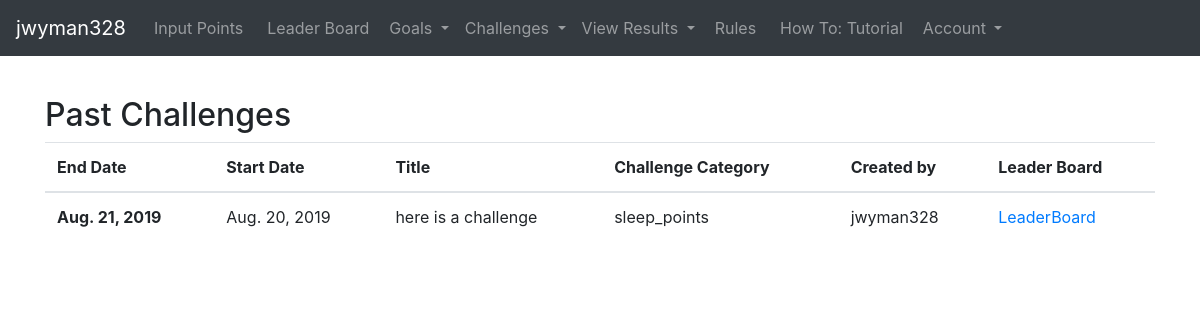
The app's page /challenges/past_accepted_challenges (signed in) with its own data.
### users/models.py (models this page shows, shortened)
class My_custom_user(AbstractUser):
    email = models.EmailField()
    total_points = models.PositiveIntegerField(default=0, null=True, blank=True)

### challenges/models.py (models this page shows, shortened)
class Invitation_status(models.Model):
    idle = 'idle'
    accepted = 'accepted'
    rejected = 'rejected'
    status_options = [(idle, 'idle'), (accepted, 'accepted'), (rejected, 'rejected')]
    invitation = models.ForeignKey(
        'Invitation_to_challenge', on_delete=models.SET_NULL,
        null=True, blank=True)
    invitee = models.ForeignKey(
        'users.My_custom_user', on_delete=models.SET_NULL,
        null=True, blank=True)
    status = models.CharField(
        max_length=100, choices=status_options, default=idle  )

class Invitation_to_challenge(models.Model):
    challenge_health_field_choices = [
        ('sleep_points', 'Sleep'), ('water_points', 'Water'),
        ('clean_eating_points' ,'Clean Eating'), ('step_points', 'Steps'),
        ('total_points', 'Total Points'),('workout_points', 'Workout')]
    start_date = models.DateField(
        default=now, editable=True, help_text='year-month-day')
    end_date = models.DateField(
        default=now, editable=True, help_text='year-month-day')
    challenge_health_field = models.CharField(
        max_length=10000, choices=challenge_health_field_choices,
        default='total_points')
    invitees = models.ManyToManyField(
        'users.My_custom_user', through='Invitation_status',
        related_name='Invitation',
        help_text='invite as many people to the challenge!')
    invitor_user_model = models.ForeignKey(
        'users.My_custom_user', on_delete=models.CASCADE,
         null=True, blank=True) # set this automatically
    username_of_invitor = models.CharField(
        max_length=100, null=True, blank=True)
    title=models.CharField(max_length=200)

### challenges/views.py (the view)
class Past_accepted_challenges(LoginRequiredMixin, ListView):
    template_name = 'Past_accepted_challenges.html'
    model= Invitation_to_challenge
    def past_challenge_data(self):
        current_user_obj = self.request.user
        all_invitations_status_objects = current_user_obj.invitation_status_set.filter(status='accepted')
        now_date = now()
        past_challenges = all_invitations_status_objects.filter(invitation__end_date__lt=now_date)
        past_challenges = past_challenges.order_by('-invitation__end_date')
        return(past_challenges)
    def unanswered_challenge_invitations(self):
        current_user_obj = self.request.user
        all_invitations_status_objects = current_user_obj.invitation_status_set.filter(status='idle')
        if all_invitations_status_objects:
            messages.add_message(self.request, messages.INFO,
                                 """Pending Invitation, to accept or reject
                                 go to Challenges -> Pending invitations""")

### templates/Past_accepted_challenges.html
{% extends 'base.html' %}
{% block content %}
<p style="color:white">{{view.unanswered_challenge_invitations}}</p>
<div class = 'container'>
        <h2> Past Challenges</h2>
        <table class="table">
            <thead>
              <tr>
                <th scope="col">End Date</th>
                <th scope="col">Start Date</th>
                <th scope="col">Title</th>
                <th scope="col"> Challenge Category</th>
                <th scope="col">Created by </th>
                <th scope="col"> Leader Board</th>
              </tr>
            </thead>
            <tbody>
              {% for invitation_obj in view.past_challenge_data %}
              <tr>
                <th scope="row">{{invitation_obj.invitation.end_date}}</th>
                <td>{{invitation_obj.invitation.start_date}}</td>
                <td>{{invitation_obj.invitation.title}}</td>
                <td>{{invitation_obj.invitation.challenge_health_field}}</td>
                <td>{{invitation_obj.invitation.username_of_invitor}}</td>
                <td><a href = "{% url 'Challenge_leaderboard' invitation_obj.invitation_id  %}"> LeaderBoard</a></td>
              </tr>
             {% endfor %}
            </tbody>
    </table>
</div>
{% endblock %}

### templates/base.html (shortened to what this page needs)
<!doctype html>
<html lang="en">
  <head>
    <link rel="stylesheet" href="https://stackpath.bootstrapcdn.com/bootstrap/4.3.1/css/bootstrap.min.css">
  </head>
  <body>
      <nav class="navbar navbar-expand-md navbar-dark bg-dark">
          <a class="navbar-brand" href="#">{{user.username}}</a>
          <div class="collapse navbar-collapse" id="navbarSupportedContent">
              <ul class="navbar-nav mr-auto">
                  <li class="nav-item ">
                      {% if user.is_authenticated %}
                      <a class="nav-link mx-1" href="{% url 'Health_data_input' %}">Input Points</a>
                      {% else %}
                      <a class="nav-link mx-1" href="{% url 'signup' %}">Signup</a>
                      {% endif %}
                  </li>
                  <li class="nav-item ">
                    <a class="nav-link mx-1" href="{%url 'all_time_leaderboard' %}">Leader Board</a>
                </li>
                  <li class="nav-item dropdown">
                      <a class="nav-link dropdown-toggle" href="#" id="navbarDropdown" role="button" data-toggle="dropdown" aria-haspopup="true" aria-expanded="false">
                        Goals
                      </a>
                  </li>
                  <li class="nav-item dropdown">
                    <a class="nav-link dropdown-toggle" href="#" id="navbarDropdown" role="button" data-toggle="dropdown" aria-haspopup="true" aria-expanded="false">
                      Challenges
                    </a>
                </li>
                  <li class="nav-item dropdown">
                    <a class="nav-link dropdown-toggle" href="#" id="navbarDropdown" role="button" data-toggle="dropdown" aria-haspopup="true" aria-expanded="false">
                      View Results
                    </a>
                </li>
                <li class="nav-item ">
                    <a class="nav-link mx-1" href="{% url 'rules' %}">Rules</a>
                </li>
                <li class="nav-item ">
                    <a class="nav-link mx-1" href="{% url 'how_to' %}"> How To: Tutorial</a>
                </li>
                {% if user.is_authenticated %}
                <li class="nav-item dropdown">
                    <a class="nav-link dropdown-toggle" href="#" id="navbarDropdown" role="button" data-toggle="dropdown" aria-haspopup="true" aria-expanded="false">
                      Account
                    </a>
                </li>
                {% endif %}
              </ul>
          </div>
  </nav>
    {% block content %}
    {% endblock %}
  </body>
</html>

### records on screen
My_custom_user: username "jwyman328"
Invitation_status: invitation.end_date "Aug. 21, 2019", invitation.start_date "Aug. 20, 2019", invitation "here is a challenge", invitation.challenge_health_field "sleep_points", invitation.username_of_invitor "jwyman328"
